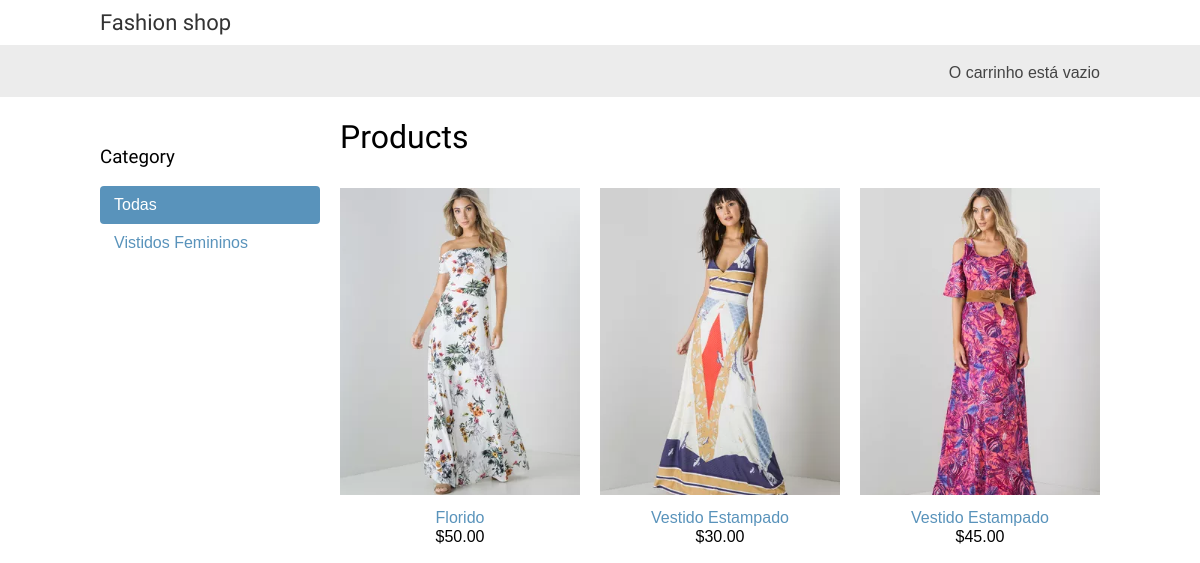
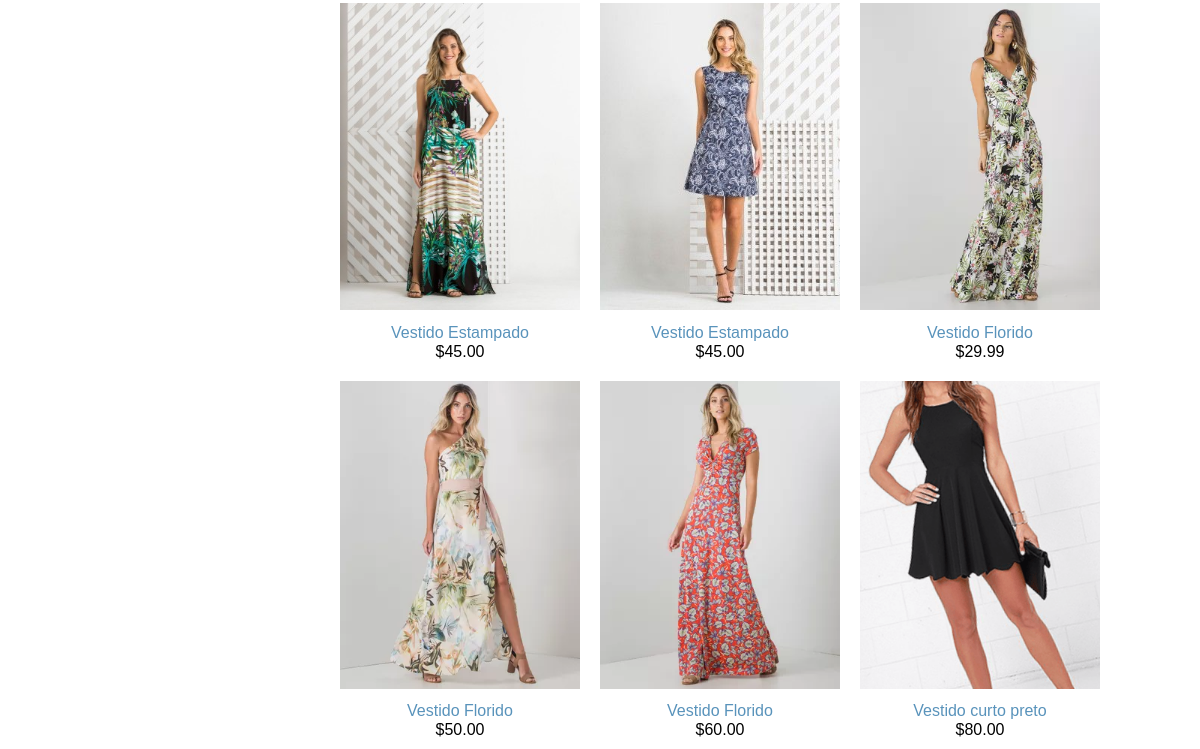
The app's page /, older data (2 pictures, top to bottom).
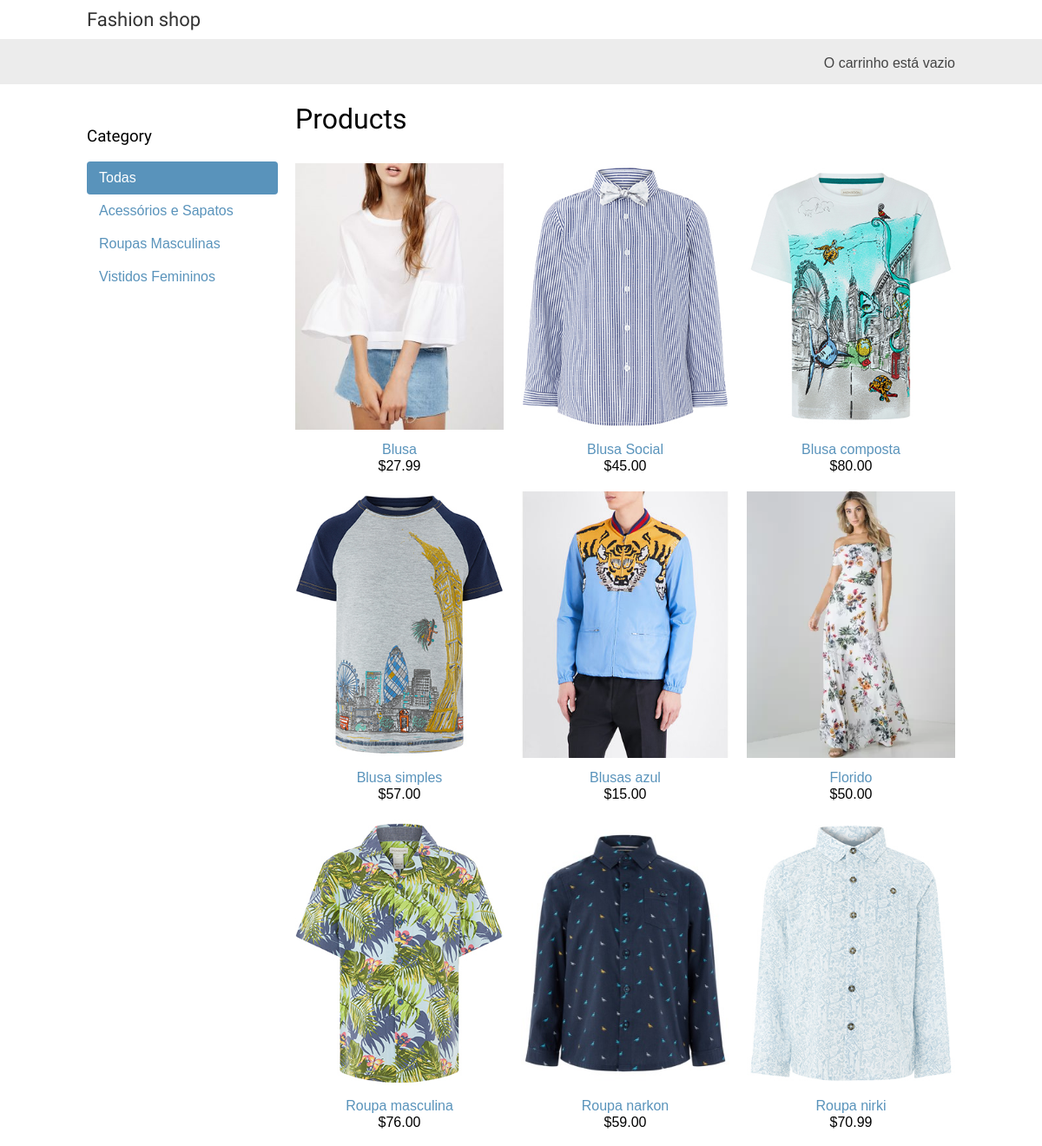
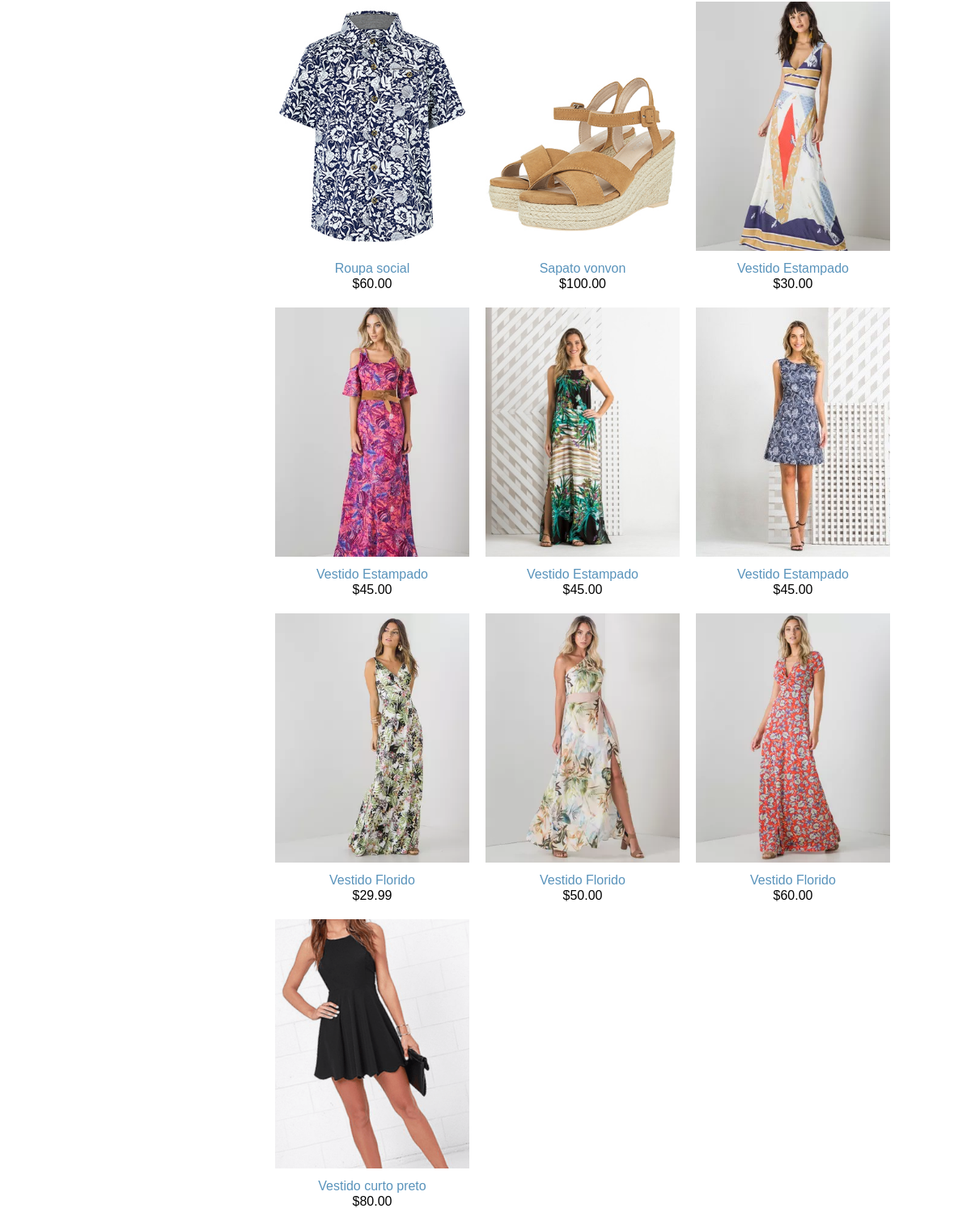
The same page, newer data (2 pictures, top to bottom).
### shop/models.py (models this page shows, shortened)
class Category(models.Model):
	name = models.CharField(max_length=200, db_index=True)
	slug = models.CharField(max_length=200, db_index=True)
	class Meta:
		ordering = ('name', )
		verbose_name = 'category'
		verbose_name_plural = 'categories'
	def get_absolute_url(self):
		return reverse('shop:product_list_by_category', args=[self.slug])

class Product(models.Model):
	category = models.ForeignKey(Category, related_name = 'products')
	name = models.CharField(max_length=200, db_index=True)
	slug = models.SlugField(max_length=200, db_index=True)
	image = models.ImageField(upload_to='products/%y/%m/%d', blank=True)
	description = models.TextField(blank=True)
	price = models.DecimalField(max_digits=10, decimal_places=2)
	stock = models.PositiveIntegerField()
	avaliable = models.BooleanField()
	created = models.DateTimeField(auto_now_add=True)
	updated = models.DateTimeField(auto_now_add=True)
	class Meta:
		ordering = ('name', )
		index_together = (('id', 'slug'))
	def get_absolute_url(self):
		return reverse('shop:product_detail', args=[self.id, self.slug])

### shop/views.py (the view)
# urls.py: url(r'^$', views.product_list, name='product_list'),
def product_list(request, category_slug=None):
	category = None
	categories = Category.objects.all()
	products = Product.objects.filter(avaliable=True)
	if category_slug:
		category = get_object_or_404(Category, slug=category_slug)
	return render (request, 'shop/product/list.html', {'categories': categories, 'products': products})

### cart/cart.py (called while the page is built)
    def __len__(self):
        return sum(item['quantity'] for item in self.cart.values())

### cart/context_processors.py (called while the page is built)
def cart(request):
    return {'cart': Cart(request) }

### shop/templates/shop/product/list.html (shortened to what this page needs)
{% extends 'shop/base.html' %}
{% load static %}
{% block content %}
	<div id='sidebar'>
		<h3>Category</h3>
		<ul>
			<li {% if not category %}class="selected"{% endif %}>
				<a href="{% url "shop:product_list" %}">Todas</a>
			</li>
			{% for c in categories %}
				<li {% if category.slug == c.slug %}Class='selected'{% endif %}>
					<a href="{{ c.get_absolute_url }}">{{ c.name }}</a>
				</li>
			{% endfor %}
		</ul>
	</div>
	<div id='main' class='product-list'>
		<h1>{% if category %} {{ category.name }} {% else %}Products{% endif %} </h1>
		{% for product in products %}
			<div class='item'>
				<a href="{{ product.get_absolute_url }}">
				<img src="{% if product.image %}{{ product.image.url }}{%else %}{% static "img/no_image.png" %}{% endif %}">
				</a>
				<a href="{{ product.get_absolute_url }}">{{ product.name }}</a> <br>
				${{ product.price }}
			</div>
			{% endfor %}
		</div>
		{% endblock %}

Row changes from the older to the newer data that the page shows:
added Category: name "Acessórios e Sapatos"
added Category: name "Roupas Masculinas"
added Product: image (picture), name "Blusa", price "27.99"
added Product: image (picture), name "Blusa Social", price "45.00"
added Product: image (picture), name "Blusa composta", price "80.00"
added Product: image (picture), name "Blusa simples", price "57.00"
added Product: image (picture), name "Blusas azul", price "15.00"
added Product: image (picture), name "Roupa masculina", price "76.00"
added Product: image (picture), name "Roupa narkon", price "59.00"
added Product: image (picture), name "Roupa nirki", price "70.99"
added Product: image (picture), name "Roupa social", price "60.00"
added Product: image (picture), name "Sapato vonvon", price "100.00"
